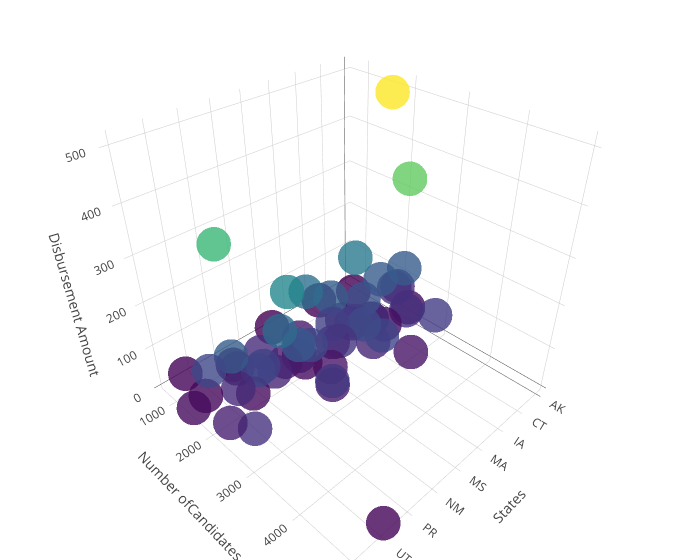

Notebook source saved alongside this figure:
### Code cell
y=overallDistribution['dis_amo']
z=overallDistribution['can_id']
x=overallDistribution['can_off_sta']
#x, y, z = np.random.multivariate_normal(np.array([0,0,0]), np.eye(3), 400).transpose()

trace1 = go.Scatter3d(
    x=x,
    y=y,
    z=z,
    mode='markers',
    marker=dict(
        size=12,
        color=z,                # set color to an array/list of desired values
        colorscale='Viridis',   # choose a colorscale
        opacity=0.8
    )
)

data = [trace1]

layout = go.Layout(
                    scene = dict(
                    #domain='Disbursement based on total number of candidtaes in Each States',
                    xaxis = dict(
                        title='States'),
                    yaxis = dict(
                        title='Number ofCandidates'),
                    zaxis = dict(
                        title='Disbursement Amount'),),
                    width=700,
                    margin=dict(
                    r=0, b=0,
                    l=0, t=0)
)

fig = go.Figure(data=data,layout=layout)
py.offline.iplot(fig)
#Please note: 3d doesn't allow title

### Figure 1 — Plotly figure (JSON) as saved in the notebook; plotly's stock layout.template omitted (floating-point values rounded to 4 significant figures)
{"data": [{"marker": {"color": [21, 69, 70, 4, 148, 508, 92, 73, 6, 22, 386, 148, 6, 31, 64, 24, 208, 130, 60, 58, 92, 108, 118, 32, 153, 101, 81, 4, 41, 32, 190, 21, 39, 39, 113, 35, 86, 235, 141, 65, 54, 179, 10, 24, 102, 20, 109, 342, 9, 63, 149, 9, 13, 111, 76, 51, 18], "colorscale": "Viridis", "opacity": 0.8, "size": 12}, "mode": "markers", "type": "scatter3d", "x": ["AK", "AL", "AR", "AS", "AZ", "CA", "CO", "CT", "DC", "DE", "FL", "GA", "GU", "HI", "IA", "ID", "IL", "IN", "KS", "KY", "LA", "MA", "MD", "ME", "MI", "MN", "MO", "MP", "MS", "MT", "NC", "ND", "NE", "NH", "NJ", "NM", "NV", "NY", "OH", "OK", "OR", "PA", "PR", "RI", "SC", "SD", "TN", "TX", "US", "UT", "VA", "VI", "VT", "WA", "WI", "WV", "WY"], "y": [2211.0, 1998.0, 1990.0, 1013.0, 2322.0, 1973.0, 3170.0, 2608.0, 1855.0, 2249.0, 2711.0, 2258.0, 766.0, 3128.0, 2290.0, 1635.0, 2033.0, 2301.0, 2098.0, 2680.0, 2327.0, 3005.0, 2684.0, 2022.0, 2077.0, 2190.0, 2432.0, 743.2, 1597.0, 2446.0, 1999.0, 1993.0, 1931.0, 2815.0, 2418.0, 1851.0, 3056.0, 2210.0, 2500.0, 1616.0, 2051.0, 2362.0, 1102.0, 1336.0, 2186.0, 1948.0, 2258.0, 1637.0, 4960.0, 2016.0, 2059.0, 709.8, 1408.0, 1774.0, 2916.0, 2409.0, 1532.0], "z": [21, 69, 70, 4, 148, 508, 92, 73, 6, 22, 386, 148, 6, 31, 64, 24, 208, 130, 60, 58, 92, 108, 118, 32, 153, 101, 81, 4, 41, 32, 190, 21, 39, 39, 113, 35, 86, 235, 141, 65, 54, 179, 10, 24, 102, 20, 109, 342, 9, 63, 149, 9, 13, 111, 76, 51, 18]}], "layout": {"margin": {"b": 0, "l": 0, "r": 0, "t": 0}, "scene": {"xaxis": {"title": "States"}, "yaxis": {"title": "Number ofCandidates"}, "zaxis": {"title": "Disbursement Amount"}}, "width": 700}}
